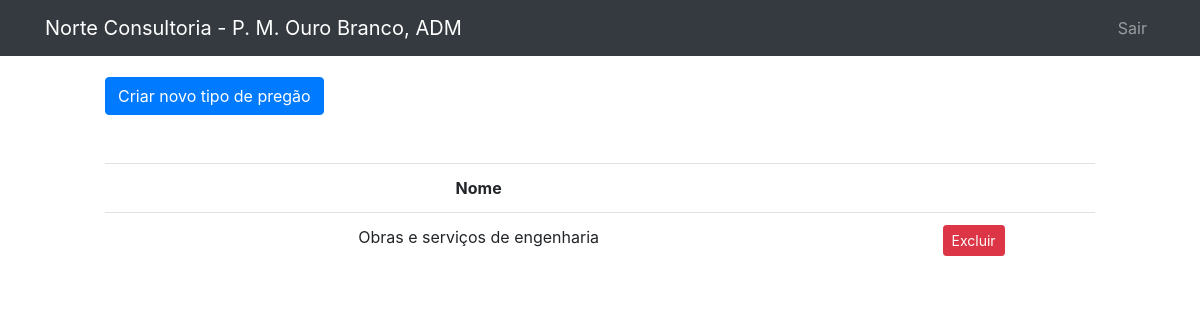
The page /public/tipo_pregao/listTipoPregao.php (signed in) on the database its author committed.
### tables this page shows
CREATE TABLE `orgao_atual` (
  `nome_orgao_atual` varchar(50) NOT NULL,
  `id_orgao_atual` int(11) NOT NULL,
  `exercicio_atual` int(11) DEFAULT NULL
);

CREATE TABLE `usuario` (
  `id_usuario` int(11) NOT NULL,
  `login` varchar(30) NOT NULL,
  `senha` varchar(200) NOT NULL,
  `nome` varchar(100) DEFAULT NULL
);

CREATE TABLE `categoria` (
  `id_categoria` int(11) NOT NULL,
  `categoria` varchar(100) NOT NULL
);

### public/tipo_pregao/listTipoPregao.php (the view, shortened to what this page needs)
<?php
include("../../data/connection.php");
include("../Template/header.php");
$sql = "SELECT * FROM categoria";
$dadosOrgao = $connection->query($sql);
if ($dadosOrgao->num_rows > 0) {
?>
    <div style="margin-left: 100px; margin-right: 100px;">
        <br>
        <div class="buttons">
            <a href="../tipo_pregao/createTipoPregao.php" class="btn btn-primary">Criar novo tipo de pregão</a>
        </div>
        <br>
        <br>
        <table class="table" style="text-align: center;">
            <tr>
                <th>Nome</th>
                <th></th>
            </tr>
            <?php
            while ($exibir = $dadosOrgao->fetch_assoc()) {
            ?>
                <tr>
                    <td><?php echo $exibir["categoria"] ?></td>
                    <td>
                        <button type="submit" class="btn btn-danger btn-sm" formmethod="post">
                            <a href="deleteCategoria.php?id=<?php echo $exibir["id_categoria"] ?>" style="text-decoration: none; color: white"> Excluir </a>
                        </button>
                    </td>
                </tr>
            <?php
            }
            ?>
        </table>
    </div>
     <?php
}
?>

### public/Template/header.php (shortened to what this page needs)
<?php
include("../../data/connection.php");
?>
<!DOCTYPE html>
<html lang="en">
<head>
  <link rel="stylesheet" href="https://maxcdn.bootstrapcdn.com/bootstrap/4.5.2/css/bootstrap.min.css">
  <link rel="stylesheet" href="../styles/main.css" />
</head>
<?php
$orgao = '';
$firstname='';
if (isset($_SESSION['logado'])) {
  $idu=$_SESSION['logado'];
  $sqlQuery2="SELECT nome FROM usuario where id_usuario=$idu";
  $usuarioatual = $connection->query($sqlQuery2);
  if ($usuarioatual->num_rows > 0) {
    while ($row = $usuarioatual->fetch_assoc()) {
      $user = $row['nome'];
      $pieces = explode(" ", $user);
      $firstname=", ".$pieces[0];
?>
<?php
    }
  }
  $sqlQuery = "SELECT nome_orgao_atual,exercicio_atual FROM orgao_atual where id_orgao_atual=1";
  $orgaoatual = $connection->query($sqlQuery);
  if ($orgaoatual->num_rows > 0) {
    while ($row = $orgaoatual->fetch_assoc()) {
      $orgao = '- ' . $row['nome_orgao_atual'];
?>
<?php
    }
  }
}
?>
<body>
  <nav class="navbar navbar-expand-lg navbar-dark bg-dark fixed-top">
    <div class="container">
      <a class="navbar-brand" href="../home/home.php">Norte Consultoria <?php echo $orgao.$firstname ?></a>
      <div class="collapse navbar-collapse" id="navbarResponsive">
        <ul class="navbar-nav ml-auto">
          <?php
          if (isset($_SESSION['logado'])) {
          ?>
            <li class="nav-item">
              <a class="nav-link" href="../login/sair.php">Sair</a>
            </li>
          <?php
          }
          ?>
        </ul>
      </div>
    </div>
  </nav>
  <br>
  <br>
</body>
</html>

### public/Styles/main.css (style rules this page uses)
body { padding: 5px; }

### rows shown on the page
orgao_atual: nome_orgao_atual "- P. M. Ouro Branco"
usuario: nome ", ADM"
categoria: categoria "Obras e serviços de engenharia"
